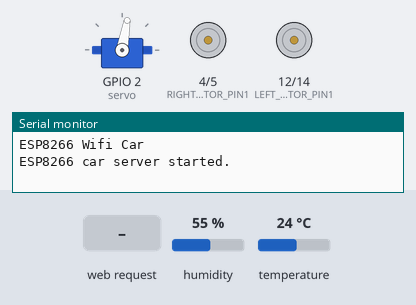
Recording of a sketch running on a simulated ESP8266 (NodeMCU). Shown: servo, motor-driver pin pairs drawn as motors (green arrow = first pin HIGH = forward, orange = second pin HIGH = backward, longer = more drive), the last lines printed to the serial monitor. The test bench sets the inputs (shaded band); at power-on: humidity 55 %, temperature 24 °C.

Above: at 1.2 s.
1.3 s: HTTP request GET /up received
At 2.6 s:
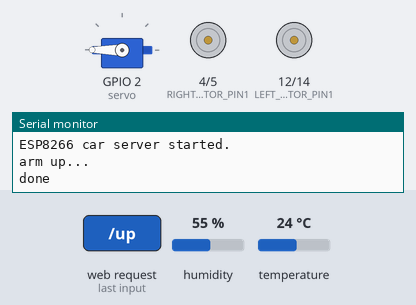
3.7 s: HTTP request GET /forward received
At 4.1 s:
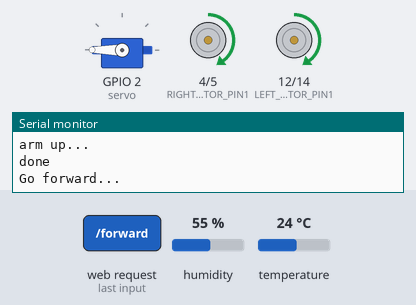
5.2 s: HTTP request GET /backward received
At 6.4 s:
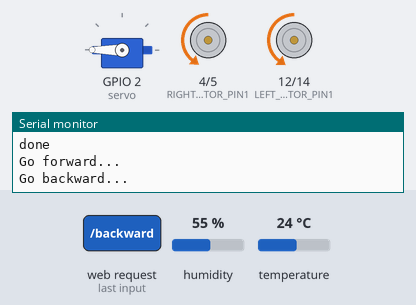
6.7 s: HTTP request GET /left received
At 7.5 s:
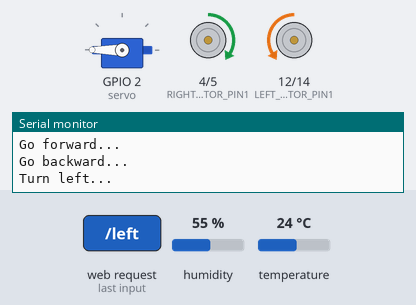
8.2 s: HTTP request GET /right received
At 8.7 s:
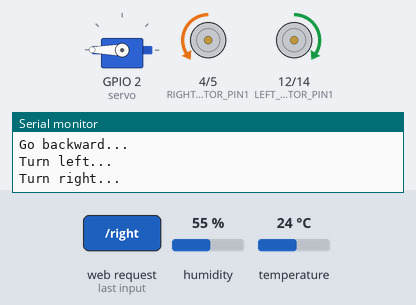
9.7 s: HTTP request GET /down received
At 9.85 s:
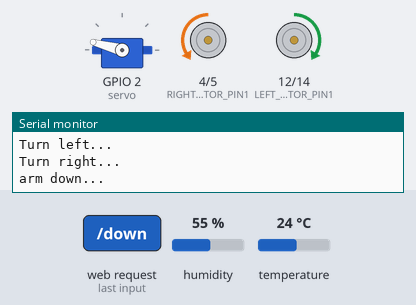
Timing chart, 0 to 12.7 s (numbered marks = the images above; inputs shaded):
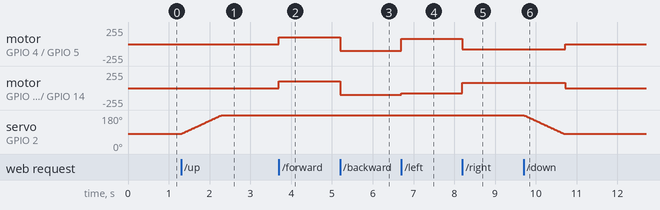

Measured:
- after the input at 1.3 s, servo on GPIO 2 (servo): moves from 80° to 180° over 0.99 s, starting at once
- after the input at 3.7 s, motor on GPIO 4 (RIGHT_MOTOR_PIN1) / GPIO 5 (RIGHT_MOTOR_PIN2), motor on GPIO 12 (LEFT_MOTOR_PIN1) / GPIO 14 (LEFT_MOTOR_PIN2): stopped → forward 100/255 at once
- after the input at 5.2 s, motor on GPIO 4 (RIGHT_MOTOR_PIN1) / GPIO 5 (RIGHT_MOTOR_PIN2): forward 100/255 → backward 98/255 at once; motor on GPIO 12 (LEFT_MOTOR_PIN1) / GPIO 14 (LEFT_MOTOR_PIN2): forward 100/255 → backward 100/255 at once
- after the input at 6.7 s, motor on GPIO 4 (RIGHT_MOTOR_PIN1) / GPIO 5 (RIGHT_MOTOR_PIN2): backward 98/255 → forward 76/255 at once; motor on GPIO 12 (LEFT_MOTOR_PIN1) / GPIO 14 (LEFT_MOTOR_PIN2): backward 100/255 → backward 76/255 at once
- after the input at 8.2 s, motor on GPIO 4 (RIGHT_MOTOR_PIN1) / GPIO 5 (RIGHT_MOTOR_PIN2): forward 76/255 → backward 76/255 at once; motor on GPIO 12 (LEFT_MOTOR_PIN1) / GPIO 14 (LEFT_MOTOR_PIN2): backward 76/255 → forward 76/255 at once
- after the input at 9.7 s, motor on GPIO 4 (RIGHT_MOTOR_PIN1) / GPIO 5 (RIGHT_MOTOR_PIN2): backward 76/255 → stopped after 1.0 s; motor on GPIO 12 (LEFT_MOTOR_PIN1) / GPIO 14 (LEFT_MOTOR_PIN2): forward 76/255 → stopped after 1.0 s; servo on GPIO 2 (servo): moves from 180° to 80° over 0.99 s, starting at once

The sketch:

keyboard.ino
```cpp
#include <ESP8266WiFi.h>
#include <ESP8266WebServer.h>
#include <Servo.h>
#include "DHT.h"

// DHT setting
#define DHTTYPE DHT11   // DHT 11
#define DHTPin 0      // the pin for DHT11 data D3
DHT dht(DHTPin, DHTTYPE);


// WiFi settings
#define SSID_AP            "ESP8266_WiFi_Car" // AP server name
#define PASSWORD_AP        "12345678"         // AP server password

// motor settings
#define RIGHT_MOTOR_PIN1  4                   // pin 1 of right motor (D2)
#define RIGHT_MOTOR_PIN2  5                   // pin 2 of right motor (D1)
#define LEFT_MOTOR_PIN1   12                  // pin 1 of left motor (D6)
#define LEFT_MOTOR_PIN2   14                  // pin 2 of left motor (D5)
// #define LED_PIN           2                   // built-in LED (D4)

IPAddress local_ip(192, 168, 4, 1);           //IP for AP mode
IPAddress gateway(192, 168, 100, 1);          //IP for AP mode
IPAddress subnet(255, 255, 255, 0);           //IP for AP mode
ESP8266WebServer server(80);

Servo servo;

int car_mode = 0;                             // set car drive mode (0 = stop)
int pos;
int current_pos = 80;
float Temperature = 0;
float Humidity = 0;
int RIGHT_MOTOR_SPEED = 100;                // speed for right motor (0-1023)
int LEFT_MOTOR_SPEED = 100;                // speed for left motor (0-1023)

// initialize
void setup() {

  Serial.begin(115200);
  Serial.println("ESP8266 Wifi Car");
  pinMode(RIGHT_MOTOR_PIN1, OUTPUT);
  pinMode(RIGHT_MOTOR_PIN2, OUTPUT);
  pinMode(LEFT_MOTOR_PIN1, OUTPUT);
  pinMode(LEFT_MOTOR_PIN2, OUTPUT);
//  pinMode(LED_PIN, OUTPUT);
  servo.attach(2);
  servo.write(current_pos);
  delay(2);
  servo.detach();
  car_control(); // stop the car

  pinMode(DHTPin, INPUT);
  dht.begin();

  WiFi.mode(WIFI_AP);
  WiFi.softAPConfig(local_ip, gateway, subnet);
  WiFi.softAP(SSID_AP, PASSWORD_AP);

  // setup web server to handle specific HTTP requests
  server.on("/", HTTP_GET, handle_OnConnect);
  server.on("/forward", HTTP_GET, handle_forward);
  server.on("/backward", HTTP_GET, handle_backward);
  server.on("/left", HTTP_GET, handle_left);
  server.on("/right", HTTP_GET, handle_right);
  server.on("/stop", HTTP_GET, handle_stop);
  server.on("/up", HTTP_GET, handle_arm_up);
  server.on("/down", HTTP_GET, handle_arm_down);
  server.on("/119", HTTP_GET, handle_forward);
  server.on("/115", HTTP_GET, handle_backward);
  server.on("/97", HTTP_GET, handle_left);
  server.on("/100", HTTP_GET, handle_right);
  server.on("/32", HTTP_GET, handle_stop);
  server.on("/117", HTTP_GET, handle_arm_up);
  server.on("/106", HTTP_GET, handle_arm_down);
  server.onNotFound(handle_NotFound);

  //start server
  server.begin();
  Serial.println("ESP8266 car server started.");
//  digitalWrite(LED_PIN, LOW);
}

// handle HTTP requests and control car
void loop() {
  server.handleClient();
  car_control();
}

// HTTP request: on connect
void handle_OnConnect() {
  car_mode = 0;
  Serial.println("Client connected");
  server.send(200, "text/html", SendHTML());
}

// HTTP request: stop car
void handle_stop() {
  car_mode = 0;
  Serial.println("Stopped");
  server.send(200, "text/html", SendHTML());
}

// HTTP request: go forward
void handle_forward() {
  car_mode = 1;
  Serial.println("Go forward...");
  server.send(200, "text/html", SendHTML());
}

// HTTP request: go backward
void handle_backward() {
  car_mode = 2;
  Serial.println("Go backward...");
  server.send(200, "text/html", SendHTML());
}

// HTTP request: turn left
void handle_left() {
  car_mode = 3;
  Serial.println("Turn left...");
  server.send(200, "text/html", SendHTML());
}

// HTTP request: turn right
void handle_right() {
  car_mode = 4;
  Serial.println("Turn right...");
  server.send(200, "text/html", SendHTML());
}

// HTTP request: other
void handle_NotFound() {
  car_mode = 0;
  Serial.println("Page error");
  server.send(404, "text/plain", "Not found");
}

// HTTP request: arm up
void handle_arm_up() {
  car_mode = 5;
  Serial.println("arm up...");
  server.send(200, "text/html", SendHTML());
}

// HTTP request: arm down
void handle_arm_down() {
  car_mode = 6;
  Serial.println("arm down...");
  server.send(200, "text/html", SendHTML());
}

// control car movement
void car_control() {
  switch (car_mode) {
    case 0: // stop car
      digitalWrite(RIGHT_MOTOR_PIN1, LOW);
      digitalWrite(RIGHT_MOTOR_PIN2, LOW);
      digitalWrite(LEFT_MOTOR_PIN1, LOW);
      digitalWrite(LEFT_MOTOR_PIN2, LOW);
      break;
    case 1: // go forward
      analogWrite(RIGHT_MOTOR_PIN1, RIGHT_MOTOR_SPEED);
      digitalWrite(RIGHT_MOTOR_PIN2, LOW);
      analogWrite(LEFT_MOTOR_PIN1, LEFT_MOTOR_SPEED);
      digitalWrite(LEFT_MOTOR_PIN2, LOW);
      break;
    case 2: // go backward
      digitalWrite(RIGHT_MOTOR_PIN1, LOW);
      analogWrite(RIGHT_MOTOR_PIN2, 98);
      digitalWrite(LEFT_MOTOR_PIN1, LOW);
      analogWrite(LEFT_MOTOR_PIN2, 100);
      break;
    case 3: // turn left
      analogWrite(RIGHT_MOTOR_PIN1, RIGHT_MOTOR_SPEED/1.3);
      digitalWrite(RIGHT_MOTOR_PIN2, LOW);
      digitalWrite(LEFT_MOTOR_PIN1, LOW);
      analogWrite(LEFT_MOTOR_PIN2, LEFT_MOTOR_SPEED/1.3);
      break;
    case 4: // turn right
      digitalWrite(RIGHT_MOTOR_PIN1, LOW);
      analogWrite(RIGHT_MOTOR_PIN2, RIGHT_MOTOR_SPEED/1.3);
      analogWrite(LEFT_MOTOR_PIN1, LEFT_MOTOR_SPEED/1.3);
      digitalWrite(LEFT_MOTOR_PIN2, LOW);
      break;
    case 5:
      pos = 180;
      servo.attach(2);
      while (current_pos!=pos) {
        if (current_pos > pos) {
          current_pos-=1;
          servo.write(current_pos);
          delay(10);
        }
        else {
          current_pos+=1;
          servo.write(current_pos);
          delay(10);
        }
      }
      Serial.println("done");
      servo.detach();
      car_mode = 0;
      break;
    case 6:
      pos = 80;
      servo.attach(2);
      while (current_pos!=pos) {
        if (current_pos > pos) {
          current_pos-=1;
          servo.write(current_pos);
          delay(10);
        }
        else {
          current_pos+=1;
          servo.write(current_pos);
          delay(10);
        }
      }
      Serial.println("done");
      servo.detach();
      car_mode = 0;
      break;
  }

  Temperature = dht.readTemperature(); // Gets the values of the temperature
  Humidity = dht.readHumidity(); // Gets the values of the humidity
}

// output HTML web page for user
String SendHTML() {
  String html = "<!DOCTYPE html>";
  html += "<html>";
  html += "<head>";
  html += "<title>ESP8266 WiFi Car</title>";
  html += "<meta name=\"viewport\" content=\"width=device-width, initial-scale=1\">";
  html += "<style>body {background-color: Moccasin;} h1 {color: SaddleBrown;} h2 {color: Olive;}</style>";
  html += "</head>";
  html += "<body>";
  html += "<div align=\"center\">";
  html += "<h1>ESP8266 WiFi Car</h1>";
  html += "<h2>Press \"stop\" after the server has been reset</h2>";
  html += "<br>\n";
  html +="<p>Press a key on the keyboard in the input field.</p>";
  html +="<input type=\"text\" size=\"40\" onkeypress=\"myFunction(event)\">";
  html +="<p id=\"demo\"></p>";
  html +="<script>function myFunction(event) {let unicode = event.which;window.location.href= unicode;document.getElementById(\"demo\").innerHTML = \"The pressed key was: \" + unicode;}</script>";
  html += "<form method=\"GET\">";
  html += "<input type=\"button\" value=\"Go forward\" onclick=\"window.location.href='/forward'\">";
  html += "<br><br>\n";
  html += "<input type=\"button\" value=\"Go backward\" onclick=\"window.location.href='/backward'\">";
  html += "<br><br>\n";
  html += "<input type=\"button\" value=\"Turn left\" onclick=\"window.location.href='/left'\">";
  html += "<br><br>\n";
  html += "<input type=\"button\" value=\"Turn right\" onclick=\"window.location.href='/right'\">";
  html += "<br><br>\n";
  html += "<input type=\"button\" value=\"Car stop\" onclick=\"window.location.href='/stop'\">";
  html += "<br><br>\n";
  html += "<input type=\"button\" value=\"Arm up\" onclick=\"window.location.href='/up'\">";
  html += "<br><br>\n";
  html += "<input type=\"button\" value=\"Arm down\" onclick=\"window.location.href='/down'\">";
  html += "</form>\n";
  html += "<p>Temperature: ";
  html += (int)Temperature;
  html += " degrees</p>";
  html += "<p>Humidity: ";
  html += (int)Humidity;
  html += "%</p>";
  html += "</div>\n";
  html += "</body>\n";
  html += "</html>\n";
  return html;
}
```
